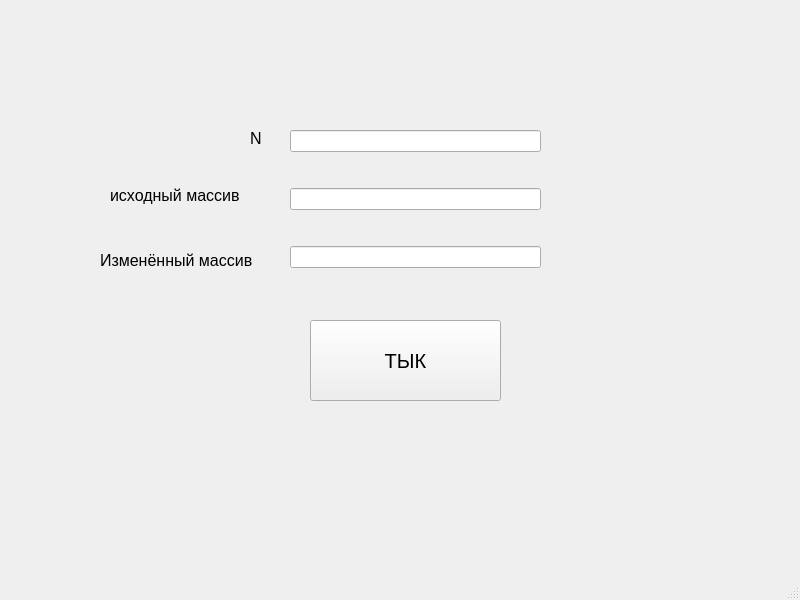
<?xml version="1.0" encoding="UTF-8"?>
<ui version="4.0">
 <class>MainWindow</class>
 <widget class="QMainWindow" name="MainWindow">
  <property name="geometry">
   <rect>
    <x>0</x>
    <y>0</y>
    <width>800</width>
    <height>600</height>
   </rect>
  </property>
  <property name="windowTitle">
   <string>MainWindow</string>
  </property>
  <widget class="QWidget" name="centralwidget">
   <widget class="QLabel" name="label">
    <property name="geometry">
     <rect>
      <x>250</x>
      <y>130</y>
      <width>55</width>
      <height>16</height>
     </rect>
    </property>
    <property name="font">
     <font>
      <pointsize>12</pointsize>
     </font>
    </property>
    <property name="text">
     <string>N</string>
    </property>
   </widget>
   <widget class="QPushButton" name="pushButton">
    <property name="geometry">
     <rect>
      <x>310</x>
      <y>320</y>
      <width>191</width>
      <height>81</height>
     </rect>
    </property>
    <property name="font">
     <font>
      <pointsize>15</pointsize>
     </font>
    </property>
    <property name="text">
     <string>ТЫК</string>
    </property>
   </widget>
   <widget class="QLabel" name="label_2">
    <property name="geometry">
     <rect>
      <x>110</x>
      <y>160</y>
      <width>211</width>
      <height>71</height>
     </rect>
    </property>
    <property name="font">
     <font>
      <pointsize>12</pointsize>
     </font>
    </property>
    <property name="text">
     <string>исходный массив</string>
    </property>
   </widget>
   <widget class="QLabel" name="label_3">
    <property name="geometry">
     <rect>
      <x>100</x>
      <y>230</y>
      <width>261</width>
      <height>61</height>
     </rect>
    </property>
    <property name="font">
     <font>
      <pointsize>12</pointsize>
     </font>
    </property>
    <property name="text">
     <string>Изменённый массив</string>
    </property>
   </widget>
   <widget class="QWidget" name="">
    <property name="geometry">
     <rect>
      <x>290</x>
      <y>100</y>
      <width>251</width>
      <height>201</height>
     </rect>
    </property>
    <layout class="QVBoxLayout" name="verticalLayout">
     <item>
      <widget class="QLineEdit" name="lineEdit"/>
     </item>
     <item>
      <widget class="QLineEdit" name="lineEdit_2"/>
     </item>
     <item>
      <widget class="QLineEdit" name="lineEdit_3"/>
     </item>
    </layout>
   </widget>
  </widget>
  <widget class="QMenuBar" name="menubar">
   <property name="geometry">
    <rect>
     <x>0</x>
     <y>0</y>
     <width>800</width>
     <height>26</height>
    </rect>
   </property>
  </widget>
  <widget class="QStatusBar" name="statusbar"/>
 </widget>
 <resources/>
 <connections/>
</ui>
